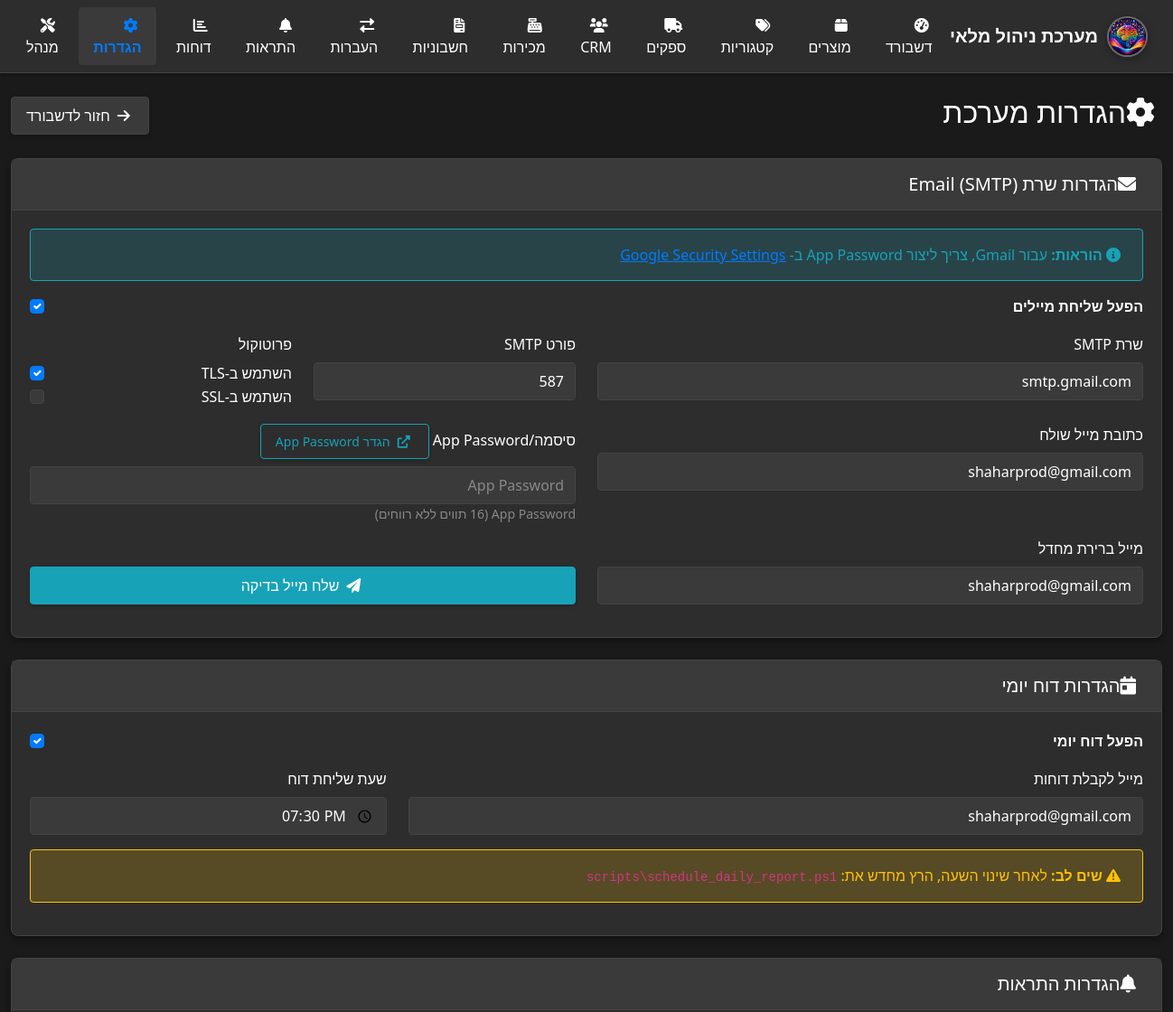
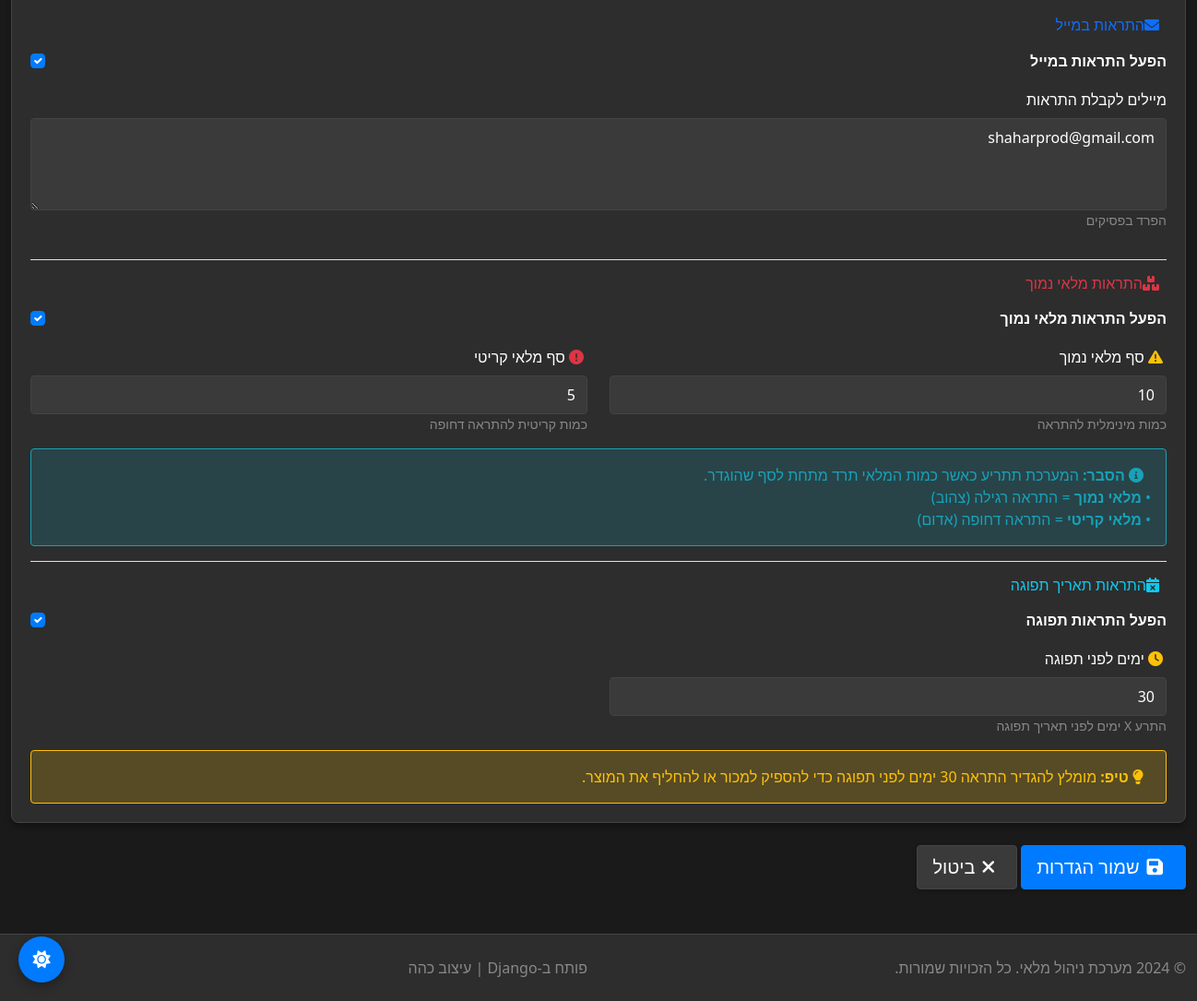
/settings/, run on the app's committed database (2 pictures, top to bottom).
### inventory/models.py (models this page shows, shortened)
class SystemSettings(models.Model):
    email_enabled = models.BooleanField(default=False, verbose_name="הפעל שליחת מיילים")
    email_host = models.CharField(max_length=200, default='smtp.gmail.com', verbose_name="שרת SMTP")
    email_port = models.IntegerField(default=587, verbose_name="פורט SMTP")
    email_use_tls = models.BooleanField(default=True, verbose_name="השתמש ב-TLS")
    email_use_ssl = models.BooleanField(default=False, verbose_name="השתמש ב-SSL")
    email_host_user = models.EmailField(blank=True, verbose_name="כתובת מייל שולח")
    email_host_password = models.CharField(max_length=200, blank=True, verbose_name="סיסמה/App Password")
    default_from_email = models.EmailField(blank=True, verbose_name="מייל ברירת מחדל")
    daily_report_enabled = models.BooleanField(default=False, verbose_name="הפעל דוח יומי")
    daily_report_email = models.EmailField(blank=True, verbose_name="מייל לקבלת דוחות")
    daily_report_time = models.TimeField(default='19:30:00', verbose_name="שעת שליחת דוח")
    alert_email_enabled = models.BooleanField(default=False, verbose_name="הפעל התראות במייל")
    alert_email_recipients = models.TextField(blank=True, verbose_name="מיילים לקבלת התראות",
                                             help_text="הפרד בפסיקים")
    low_stock_threshold = models.IntegerField(default=10, verbose_name="סף מלאי נמוך",
                                              help_text="כמות מינימלית להתראה")
    critical_stock_threshold = models.IntegerField(default=5, verbose_name="סף מלאי קריטי",
                                                   help_text="כמות קריטית להתראה דחופה")
    enable_low_stock_alerts = models.BooleanField(default=True, verbose_name="הפעל התראות מלאי נמוך")
    enable_expiry_alerts = models.BooleanField(default=True, verbose_name="הפעל התראות תפוגה")
    expiry_alert_days = models.IntegerField(default=30, verbose_name="ימים לפני תפוגה",
                                           help_text="התרע X ימים לפני תאריך תפוגה")
    created_at = models.DateTimeField(auto_now_add=True)
    updated_at = models.DateTimeField(auto_now=True)
    updated_by = models.ForeignKey(User, on_delete=models.SET_NULL, null=True, blank=True)
    class Meta:
        verbose_name = "הגדרות מערכת"
        verbose_name_plural = "הגדרות מערכת"
    @classmethod
    def load(cls):
        obj, created = cls.objects.get_or_create(pk=1)
        return obj

### inventory/views.py (the view)
# urls.py: path('settings/', views.system_settings, name='system_settings'),
def system_settings(request):
    settings_obj = SystemSettings.load()
    if request.method == 'POST':
        form = SystemSettingsForm(request.POST, instance=settings_obj)
        if form.is_valid():
            settings_instance = form.save(commit=False)
            if request.user.is_authenticated:
                settings_instance.updated_by = request.user
            settings_instance.save()
            messages.success(request, '✅ ההגדרות נשמרו בהצלחה!')
            return redirect('system_settings')
        else:
            messages.error(request, '❌ שגיאה בשמירת ההגדרות. בדוק את השדות.')
    else:
        form = SystemSettingsForm(instance=settings_obj)
    context = {
        'form': form,
        'settings': settings_obj,
    }
    return render(request, 'inventory/system_settings.html', context)

### inventory/templates/inventory/system_settings.html (shortened to what this page needs)
{% extends 'inventory/base.html' %}
{% block content %}
<div class="row">
    <div class="col-12">
        <div class="d-flex justify-content-between align-items-center mb-4">
            <h2><i class="fas fa-cog me-2"></i>הגדרות מערכת</h2>
            <a href="{% url 'dashboard' %}" class="btn btn-secondary">
                <i class="fas fa-arrow-right me-1"></i>חזור לדשבורד
            </a>
        </div>
        <form method="post" id="settingsForm">
            <div class="card mb-4">
                <div class="card-header bg-primary text-white">
                    <h5 class="mb-0"><i class="fas fa-envelope me-2"></i>הגדרות שרת Email (SMTP)</h5>
                </div>
                <div class="card-body">
                    <div class="alert alert-info">
                        <i class="fas fa-info-circle me-2"></i>
                        <strong>הוראות:</strong> עבור Gmail, צריך ליצור App Password ב-
                        <a href="https://myaccount.google.com/security" target="_blank">Google Security Settings</a>
                    </div>
                    <div class="row">
                        <div class="col-md-12 mb-3">
                            <div class="form-check">
                                {{ form.email_enabled }}
                                <label class="form-check-label" for="{{ form.email_enabled.id_for_label }}">
                                    <strong>{{ form.email_enabled.label }}</strong>
                                </label>
                            </div>
                        </div>
                        <div class="col-md-6 mb-3">
                            <label for="{{ form.email_host.id_for_label }}" class="form-label">
                                {{ form.email_host.label }}
                            </label>
                            {{ form.email_host }}
                        </div>
                        <div class="col-md-3 mb-3">
                            <label for="{{ form.email_port.id_for_label }}" class="form-label">
                                {{ form.email_port.label }}
                            </label>
                            {{ form.email_port }}
                        </div>
                        <div class="col-md-3 mb-3">
                            <label class="form-label">פרוטוקול</label>
                            <div>
                                <div class="form-check">
                                    {{ form.email_use_tls }}
                                    <label class="form-check-label" for="{{ form.email_use_tls.id_for_label }}">
                                        {{ form.email_use_tls.label }}
                                    </label>
                                </div>
                                <div class="form-check">
                                    {{ form.email_use_ssl }}
                                    <label class="form-check-label" for="{{ form.email_use_ssl.id_for_label }}">
                                        {{ form.email_use_ssl.label }}
                                    </label>
                                </div>
                            </div>
                        </div>
                        <div class="col-md-6 mb-3">
                            <label for="{{ form.email_host_user.id_for_label }}" class="form-label">
                                {{ form.email_host_user.label }}
                            </label>
                            {{ form.email_host_user }}
                        </div>
                        <div class="col-md-6 mb-3">
                            <label for="{{ form.email_host_password.id_for_label }}" class="form-label">
                                {{ form.email_host_password.label }}
                                <a href="https://myaccount.google.com/apppasswords" target="_blank" class="btn btn-sm btn-outline-info ms-2" title="הגדרת App Password">
                                    <i class="fas fa-external-link-alt me-1"></i>הגדר App Password
                                </a>
                            </label>
                            {{ form.email_host_password }}
                            <small class="text-muted d-block">App Password (16 תווים ללא רווחים)</small>
                        </div>
                        <div class="col-md-6 mb-3">
                            <label for="{{ form.default_from_email.id_for_label }}" class="form-label">
                                {{ form.default_from_email.label }}
                            </label>
                            {{ form.default_from_email }}
                        </div>
                        <div class="col-md-6 mb-3 d-flex align-items-end">
                            <button type="button" class="btn btn-info w-100" id="testEmailBtn">
                                <i class="fas fa-paper-plane me-1"></i>שלח מייל בדיקה
                            </button>
                        </div>
                    </div>
                </div>
            </div>
            <div class="card mb-4">
                <div class="card-header bg-success text-white">
                    <h5 class="mb-0"><i class="fas fa-calendar-day me-2"></i>הגדרות דוח יומי</h5>
                </div>
                <div class="card-body">
                    <div class="row">
                        <div class="col-md-12 mb-3">
                            <div class="form-check">
                                {{ form.daily_report_enabled }}
                                <label class="form-check-label" for="{{ form.daily_report_enabled.id_for_label }}">
                                    <strong>{{ form.daily_report_enabled.label }}</strong>
                                </label>
                            </div>
                        </div>
                        <div class="col-md-8 mb-3">
                            <label for="{{ form.daily_report_email.id_for_label }}" class="form-label">
                                {{ form.daily_report_email.label }}
                            </label>
                            {{ form.daily_report_email }}
                        </div>
                        <div class="col-md-4 mb-3">
                            <label for="{{ form.daily_report_time.id_for_label }}" class="form-label">
                                {{ form.daily_report_time.label }}
                            </label>
                            {{ form.daily_report_time }}
                        </div>
                    </div>
                    <div class="alert alert-warning">
                        <i class="fas fa-exclamation-triangle me-2"></i>
                        <strong>שים לב:</strong> לאחר שינוי השעה, הרץ מחדש את:
                        <code>scripts\schedule_daily_report.ps1</code>
                    </div>
                </div>
            </div>
            <div class="card mb-4">
                <div class="card-header bg-warning text-dark">
                    <h5 class="mb-0"><i class="fas fa-bell me-2"></i>הגדרות התראות</h5>
                </div>
                <div class="card-body">
                    <div class="border-bottom pb-3 mb-3">
                        <h6 class="text-primary mb-3">
                            <i class="fas fa-envelope me-2"></i>התראות במייל
                        </h6>
                        <div class="row">
                            <div class="col-md-12 mb-3">
                                <div class="form-check">
                                    {{ form.alert_email_enabled }}
                                    <label class="form-check-label" for="{{ form.alert_email_enabled.id_for_label }}">
                                        <strong>{{ form.alert_email_enabled.label }}</strong>
                                    </label>
                                </div>
                            </div>
                            <div class="col-md-12 mb-3">
                                <label for="{{ form.alert_email_recipients.id_for_label }}" class="form-label">
                                    {{ form.alert_email_recipients.label }}
                                </label>
                                {{ form.alert_email_recipients }}
                                <small class="text-muted d-block">{{ form.alert_email_recipients.help_text }}</small>
                            </div>
                        </div>
                    </div>
                    <div class="border-bottom pb-3 mb-3">
                        <h6 class="text-danger mb-3">
                            <i class="fas fa-boxes me-2"></i>התראות מלאי נמוך
                        </h6>
                        <div class="row">
                            <div class="col-md-12 mb-3">
                                <div class="form-check">
                                    {{ form.enable_low_stock_alerts }}
                                    <label class="form-check-label" for="{{ form.enable_low_stock_alerts.id_for_label }}">
                                        <strong>{{ form.enable_low_stock_alerts.label }}</strong>
                                    </label>
                                </div>
                            </div>
                            <div class="col-md-6 mb-3">
                                <label for="{{ form.low_stock_threshold.id_for_label }}" class="form-label">
                                    <i class="fas fa-exclamation-triangle text-warning me-1"></i>
                                    {{ form.low_stock_threshold.label }}
                                </label>
                                {{ form.low_stock_threshold }}
                                <small class="text-muted d-block">{{ form.low_stock_threshold.help_text }}</small>
                            </div>
                            <div class="col-md-6 mb-3">
                                <label for="{{ form.critical_stock_threshold.id_for_label }}" class="form-label">
                                    <i class="fas fa-exclamation-circle text-danger me-1"></i>
                                    {{ form.critical_stock_threshold.label }}
                                </label>
                                {{ form.critical_stock_threshold }}
                                <small class="text-muted d-block">{{ form.critical_stock_threshold.help_text }}</small>
                            </div>
                        </div>
                        <div class="alert alert-info mb-0">
                            <i class="fas fa-info-circle me-2"></i>
                            <strong>הסבר:</strong> המערכת תתריע כאשר כמות המלאי תרד מתחת לסף שהוגדר.
                            <br>• <strong>מלאי נמוך</strong> = התראה רגילה (צהוב)
                            <br>• <strong>מלאי קריטי</strong> = התראה דחופה (אדום)
                        </div>
                    </div>
                    <div>
                        <h6 class="text-info mb-3">
                            <i class="fas fa-calendar-times me-2"></i>התראות תאריך תפוגה
                        </h6>
                        <div class="row">
                            <div class="col-md-12 mb-3">
                                <div class="form-check">
                                    {{ form.enable_expiry_alerts }}
                                    <label class="form-check-label" for="{{ form.enable_expiry_alerts.id_for_label }}">
                                        <strong>{{ form.enable_expiry_alerts.label }}</strong>
                                    </label>
                                </div>
                            </div>
                            <div class="col-md-6 mb-3">
                                <label for="{{ form.expiry_alert_days.id_for_label }}" class="form-label">
                                    <i class="fas fa-clock text-warning me-1"></i>
                                    {{ form.expiry_alert_days.label }}
                                </label>
                                {{ form.expiry_alert_days }}
                                <small class="text-muted d-block">{{ form.expiry_alert_days.help_text }}</small>
                            </div>
                        </div>
                        <div class="alert alert-warning mb-0">
                            <i class="fas fa-lightbulb me-2"></i>
                            <strong>טיפ:</strong> מומלץ להגדיר התראה 30 ימים לפני תפוגה כדי להספיק למכור או להחליף את המוצר.
                        </div>
                    </div>
                </div>
            </div>
            <div class="row">
                <div class="col-12">
                    <button type="submit" class="btn btn-primary btn-lg">
                        <i class="fas fa-save me-2"></i>שמור הגדרות
                    </button>
                    <a href="{% url 'dashboard' %}" class="btn btn-secondary btn-lg">
                        <i class="fas fa-times me-2"></i>ביטול
                    </a>
                </div>
            </div>
        </form>
    </div>
</div>
{% endblock %}

### data on the page
SystemSettings: email_enabled "☑", email_host "smtp.gmail.com", email_port "587", email_use_tls "☑", email_host_user "shaharprod@gmail.com", default_from_email "shaharprod@gmail.com", daily_report_enabled "☑", daily_report_email "shaharprod@gmail.com", daily_report_time "19:30:00", alert_email_enabled "☑", alert_email_recipients "shaharprod@gmail.com", enable_low_stock_alerts "☑", low_stock_threshold "10", critical_stock_threshold "5", enable_expiry_alerts "☑", expiry_alert_days "30"
